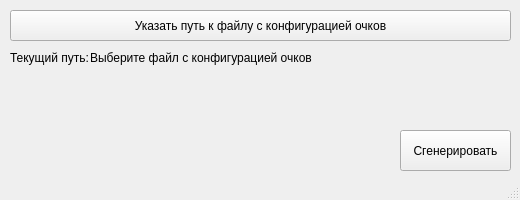
<?xml version="1.0" encoding="UTF-8"?>
<ui version="4.0">
 <class>toolGenerateResultsWindow</class>
 <widget class="QMainWindow" name="toolGenerateResultsWindow">
  <property name="geometry">
   <rect>
    <x>0</x>
    <y>0</y>
    <width>520</width>
    <height>200</height>
   </rect>
  </property>
  <property name="windowTitle">
   <string>MainWindow</string>
  </property>
  <widget class="QWidget" name="centralwidget">
   <widget class="QPushButton" name="btnGenerate">
    <property name="geometry">
     <rect>
      <x>400</x>
      <y>130</y>
      <width>111</width>
      <height>41</height>
     </rect>
    </property>
    <property name="text">
     <string>Сгенерировать</string>
    </property>
   </widget>
   <widget class="QPushButton" name="btnChooseCurrentPath">
    <property name="geometry">
     <rect>
      <x>10</x>
      <y>10</y>
      <width>501</width>
      <height>31</height>
     </rect>
    </property>
    <property name="text">
     <string>Указать путь к файлу с конфигурацией очков</string>
    </property>
   </widget>
   <widget class="QLabel" name="textCurrentPath">
    <property name="geometry">
     <rect>
      <x>10</x>
      <y>50</y>
      <width>81</width>
      <height>16</height>
     </rect>
    </property>
    <property name="text">
     <string>Текущий путь:</string>
    </property>
   </widget>
   <widget class="QLabel" name="textChosenCurrentPath">
    <property name="geometry">
     <rect>
      <x>90</x>
      <y>50</y>
      <width>421</width>
      <height>16</height>
     </rect>
    </property>
    <property name="text">
     <string>Выберите файл с конфигурацией очков</string>
    </property>
   </widget>
  </widget>
  <widget class="QStatusBar" name="statusbar"/>
 </widget>
 <resources/>
 <connections/>
</ui>
